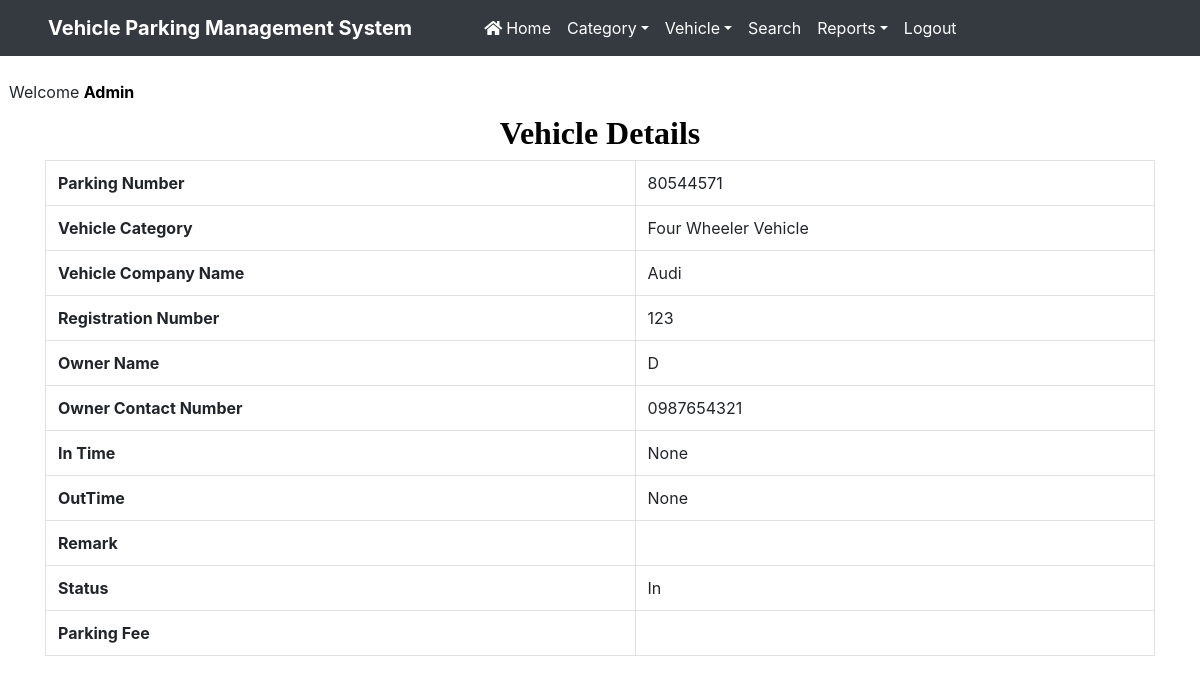
The app's page /view_outgoingdetail/5 (signed in), older data.
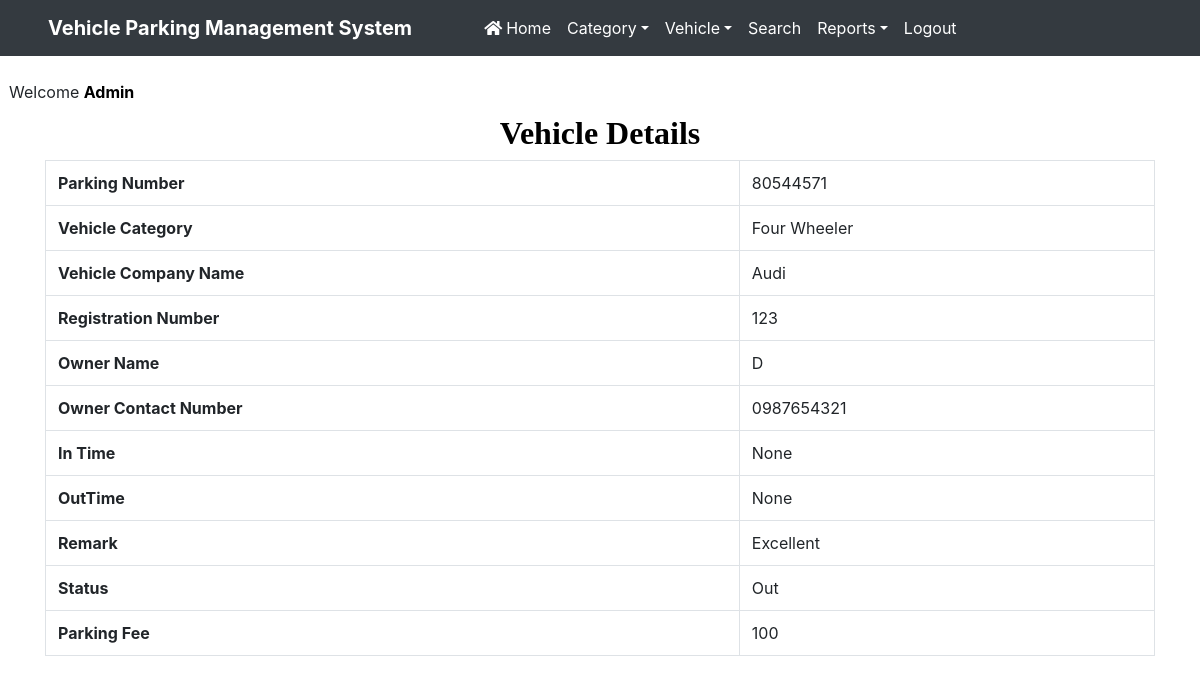
The same page, newer data.
### vehicle/models.py (models this page shows, shortened)
class Vehicle(models.Model):
    id = models.BigAutoField(primary_key=True)
    parkingnumber = models.CharField(max_length=20)
    category = models.ForeignKey(Category, on_delete=models.CASCADE)
    vehiclecompany = models.CharField(max_length=50)
    regno = models.CharField(max_length=10)
    ownername = models.CharField(max_length=50)
    ownercontact = models.CharField(max_length=15)
    pdate = models.DateField()
    intime = models.DateTimeField()
    outtime = models.DateTimeField(null=True, blank=True)
    parkingcharge = models.CharField(max_length=50)
    remark = models.CharField(max_length=500)
    status = models.CharField(max_length=20)

class Category(models.Model):
    categoryname = models.CharField(max_length=50)
    slot_count = models.PositiveIntegerField(default=0)
    current_slot = models.IntegerField(default=0)
    def __str__(self):
        return self.categoryname

### vehicle/views.py (the view)
# urls.py: path('view_outgoingdetail/<int:pid>',view_outgoingdetail,name='view_outgoingdetail'),
def view_outgoingdetail(request,pid):
    if not request.user.is_authenticated:
        return redirect('admin_login')
    vehicle = Vehicle.objects.get(id=pid)
    d = {'vehicle': vehicle}
    return render(request,'view_outgoingdetail.html', d)

### vehicle/templates/view_outgoingdetail.html (shortened to what this page needs)
{% load static %}
<html>
<head>
{% include 'headeradmin.html' %}
  <link rel = stylesheet href="https://cdn.datatables.net/1.10.20/css/jquery.dataTables.min.css">
<link rel = stylesheet href="https://cdn.datatables.net/buttons/1.6.1/css/buttons.dataTables.min.css">
</head>
<body>
{% include 'nav2admin.html' %}
<br> &nbsp;&nbsp;Welcome <b style = 'text-transform : capitalize ; color : black'>{{request.user.username}}</b>
<div class="container" style = "margin-top:10px">
<h2 class="text-center" style = "font-family : Times New Roman ; color : black"> <strong>Vehicle Details</strong></h2>
<table border="1" class="table table-bordered">
<tr>
    <th>Parking Number</th>
    <td>{{vehicle.parkingnumber}}</td>
</tr>
<tr>
    <th>Vehicle Category</th>
    <td>{{vehicle.category}}</td>
</tr>
<tr>
    <th>Vehicle Company Name</th>
    <td>{{vehicle.vehiclecompany}}</td>
</tr>
<tr>
    <th>Registration Number</th>
    <td>{{vehicle.regno}}</td>
</tr>
<tr>
    <th>Owner Name</th>
    <td>{{vehicle.ownername}}</td>
</tr>
<tr>
    <th>Owner Contact Number</th>
    <td>{{vehicle.ownercontact}}</td>
</tr>
<tr>
    <th>In Time</th>
    <td>{{vehicle.intime}}</td>
</tr>
<tr>
    <th>OutTime</th>
    <td>{{vehicle.outtime}}</td>
</tr>
<tr>
    <th>Remark</th>
    <td>{{vehicle.remark}}</td>
</tr>
<tr>
    <th>Status</th>
    <td>{{vehicle.status}}</td>
</tr>
<tr>
    <th>Parking Fee</th>
    <td>{{vehicle.parkingcharge}}</td>
</tr>
</table>
</div>
</body>
</html>

Row changes from the older to the newer data that the page shows:
changed Vehicle "Audi": category "Four Wheeler Vehicle" → "Four Wheeler"; remark (not shown) → "Excellent"; status "In" → "Out"; parkingcharge (not shown) → "100"
